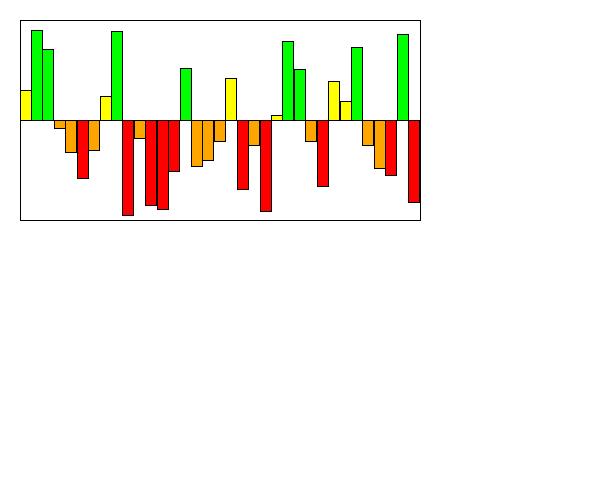
Frame 1 (no input)
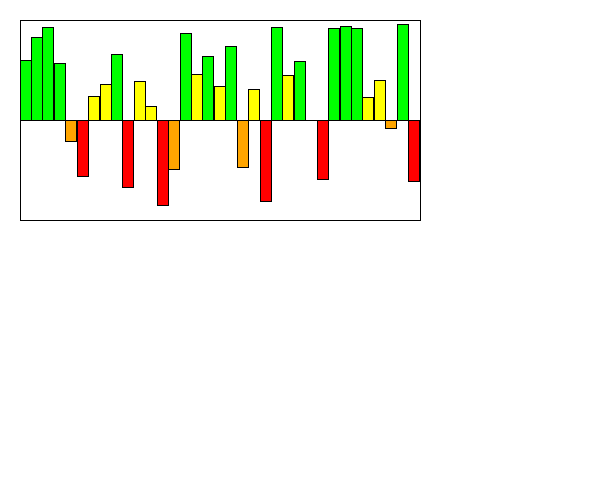
Frame 60 (the mouse pressed at the canvas centre just before this capture)
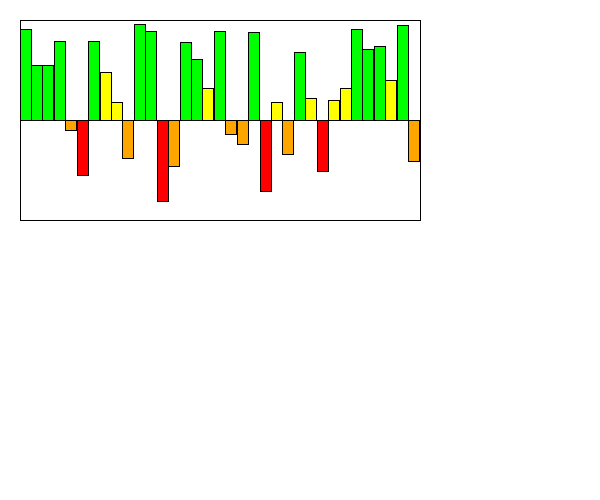
Frame 120 (the mouse held since frame 60 and released just before this capture)

The Processing sketch that drew these frames (run headless with seeded random() and noise(); from frame 60 on, the mouse is pressed at the canvas centre):

// Processing sketch: Section1
// ── Section1.pde
int MAX_VALUE = 100;
int MIN_VALUE = -100;
Visualizer v;

/*You are simulating a visualizer of multiple values
 You need to create a display method first. 
 Then you can make a method that changes the values each time the update is called. 
 */
class Visualizer {
  float x, y;
  float [] values;
  float [] speeds;
  Visualizer(float x, float y) {
    this.x = x;
    this.y = y;
    values = new float[35];
    speeds = new float[35];
    for (int i = 0; i < values.length; i++) {
      values[i] = random(-99, 99);
      speeds[i] = random(2);
    }
  }
  Visualizer(float x, float y, int bars) {
    this.x = x;
    this.y = y;
    values = new float[bars];
    speeds = new float[bars];
    for (int i = 0; i < values.length; i++) {
      values[i] = random(-99, 99);
      speeds[i] = random(2);
    }
  }

  void display() {
    //draw the bars equally spaced inside this box. 
    //You can assume 10, but it would be even better 
    //if you could modify it to be larger increments.
    fill(255);
    rect(x, y, 400, 200);
    //This is a 200x400 box.
    //The width of the visualizer is 400! This rect is the border

    //the line is the 0 y-value, the top is 100, the bottom is -100
    line(x, y+100, x+400, y+100);

    //You need to use a loop. You need to make the HEIGHT of the bars 
    //the values in the array.
    //Negative values are red, and go below the line.
    //Positive values are green and go above the line.
    for(int i=0;i<values.length;i++){
      if(values[i]>=50){
        fill(0,255,0);
      }
      else if(values[i]>=0){
        fill(255,255,0); 
      }
      else if(values[i]>=-50){
        fill(255,165,0);
      }
      else{
        fill(255,0,0);
      }
      rect(x+400*i/values.length,y+100-values[i],400/values.length,values[i]);
    }
    //???WRITE THIS METHOD!!!
    //THESE ARE WRONG: They just illustrate how they could look
    //Width of the visualizer is 400!

  
  }
  void update() {
    //???WRITE THIS METHOD!!!
    for (int i = 0; i < values.length; i++) {
      values[i] += speeds[i];
      //??? keep them values between max/min value
      if(values[i]<MIN_VALUE){
        values[i]=MIN_VALUE;
      }
      if(values[i]>MAX_VALUE){
        values[i]=MAX_VALUE; 
      }
      //??? reverse the speeds so they oscillate up/down when they reach max/min
      if(values[i]==MIN_VALUE||values[i]==MAX_VALUE){
        speeds[i]*=-1;
      }
    }
  }
}

void setup() {
  size(600, 500);
  v = new Visualizer(20, 20, 35);
}
void draw() {
  background(255);
  v.display();
  v.update();
}
